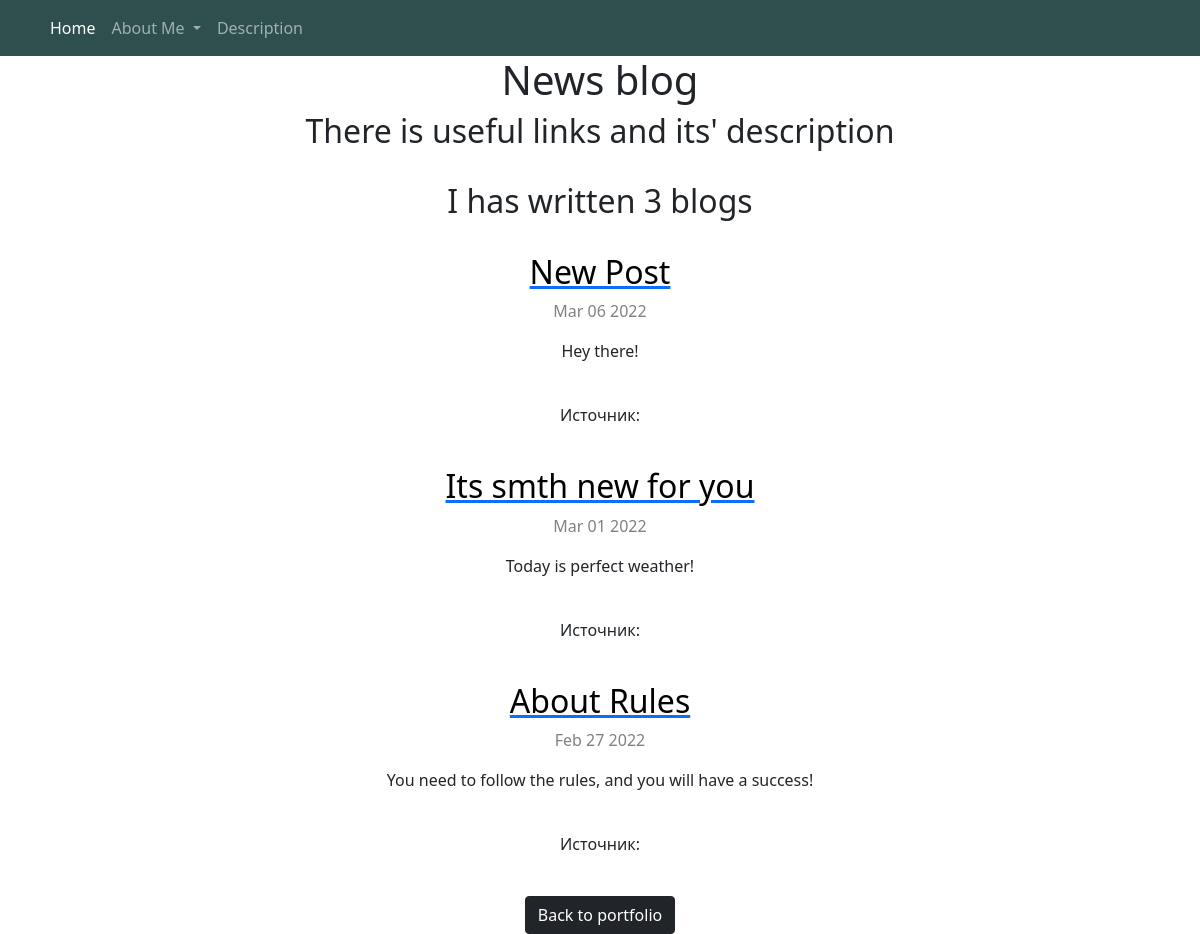
Page /blog/ on the earlier database version.
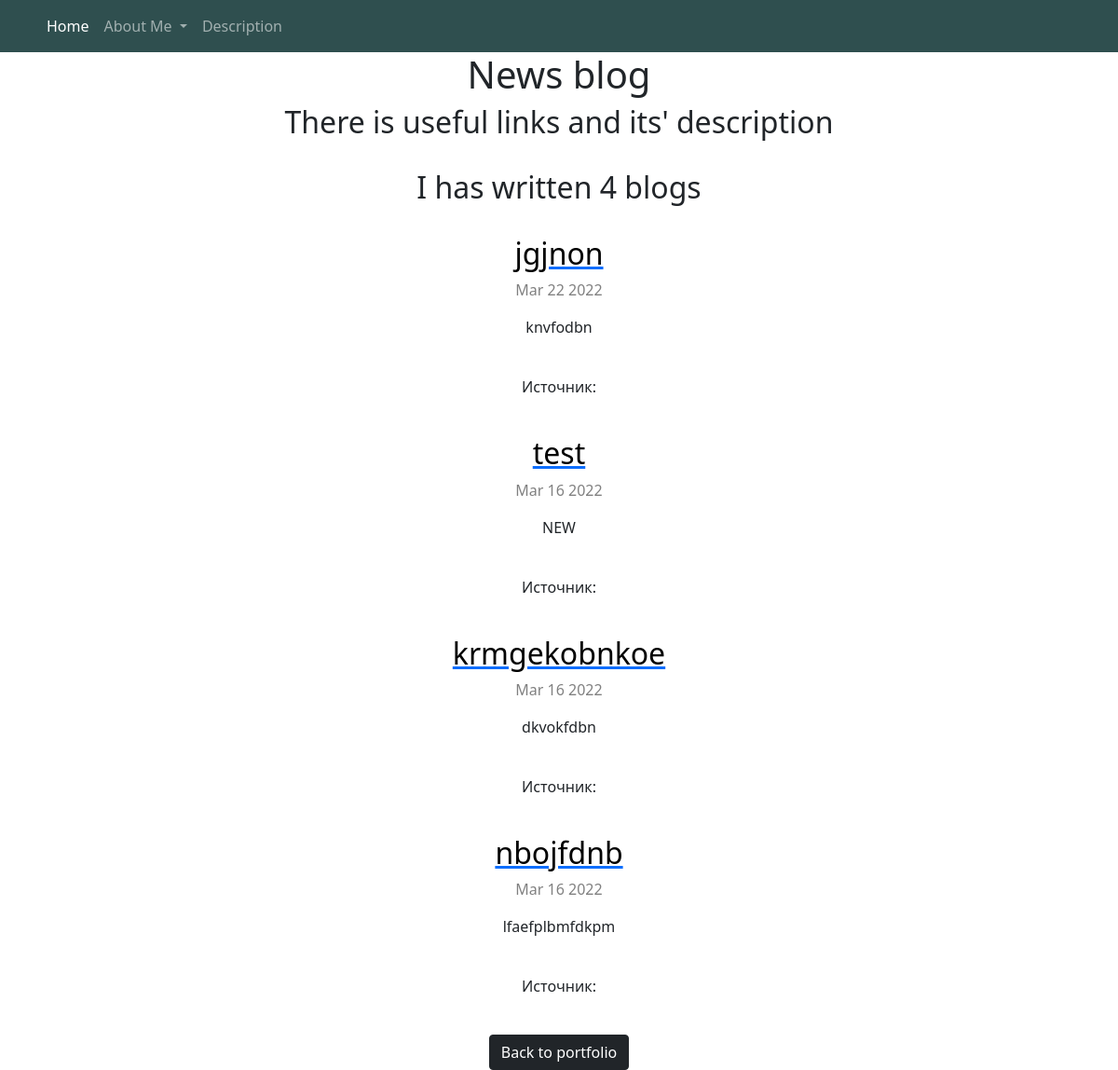
Same page on the later database version.
### blog/models.py (models this page shows, shortened)
class Blog(models.Model):
    title = models.CharField(max_length=100)
    url = models.URLField(blank=True)
    date = models.DateField(blank=True)
    description = models.TextField()

### blog/views.py (the view)
# urls.py: path('', views.all_blogs, name='all_blogs'),
def all_blogs(request):
    blogs = Blog.objects.order_by('-date')
    return render(request, 'blog/all_blogs.html', {'blogs': blogs})

### blog/templates/blog/all_blogs.html (shortened to what this page needs)
{% extends 'portfolio/base.html' %}
{% block content %}
<div class="container text-center">
    <h1>News blog</h1>
    <h2>There is useful links and its' description</h2>
    <br>
</div>
<div class="container text-center">
    <h2>I has written {{ blogs.count}} blog{{ blogs.count|pluralize }}</h2>
</div>
<br>
{% for b in blogs %}
    <div class="container text-center">
        <a href="{% url 'blog:detail' b.id %}"><h2 style="color:black">{{ b.title }}</h2></a>
        <p style="color:Grey">{{ b.date|date:'M d Y' }}</p>
        <p>{{ b.description|safe|truncatechars:150 }}</p>
        <br>
        Источник: <a href="{{ b.url }}"><p>{{ b.url|truncatechars:30 }}</p></a>
        <br>
    </div>
{% endfor %}
<div class="container text-center">
    <a href="{% url 'home' %}" class="btn btn-dark">Back to portfolio</a>
</div>
{% endblock %}

Differences in the rows shown:
removed Blog: title "Its smth new for you", date "Mar 01 2022", description "Today is perfect weather!"
removed Blog: title "About Rules", date "Feb 27 2022", description "You need to follow the rules, and you will have a success!"
added Blog: title "jgjnon", date "Mar 22 2022", description "knvfodbn"
changed Blog: title "New Post" → "test"; date "Mar 06 2022" → "Mar 16 2022"; description "Hey there!" → "NEW"
added Blog: title "krmgekobnkoe", date "Mar 16 2022", description "dkvokfdbn"
added Blog: title "nbojfdnb", date "Mar 16 2022", description "lfaefplbmfdkpm"
Other differences:
{{ blogs.count }}: "3" → "4"
